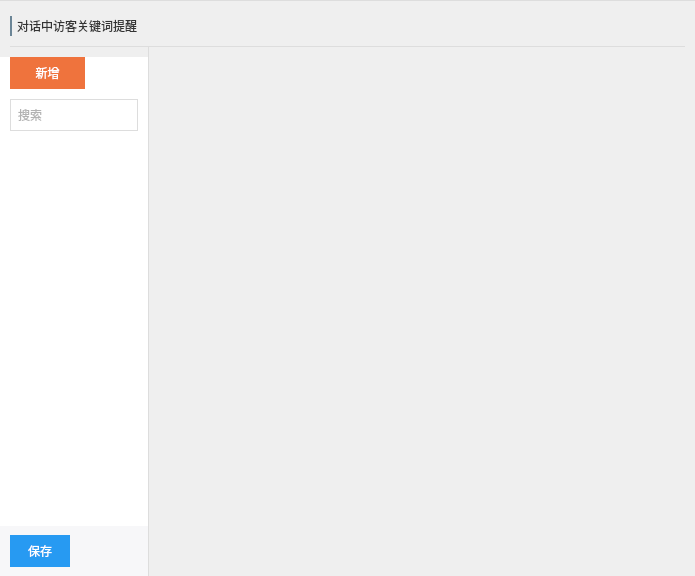
<?xml version="1.0" encoding="UTF-8"?>

<ui version="4.0">
 <class>UIYL_ManRobotSettingWidget_KeyPrompt</class>
 <widget class="QWidget" name="UIYL_ManRobotSettingWidget_KeyPrompt">
  <property name="geometry">
   <rect>
    <x>0</x>
    <y>0</y>
    <width>695</width>
    <height>576</height>
   </rect>
  </property>
  <property name="windowTitle">
   <string>对话中访客关键词提醒</string>
  </property>
  <property name="styleSheet">
   <string notr="true"/>
  </property>
  <layout class="QVBoxLayout" name="verticalLayout_2">
   <property name="spacing">
    <number>0</number>
   </property>
   <property name="margin" stdset="0">
    <number>0</number>
   </property>
   <item>
    <widget class="QWidget" name="widget_bg" native="true">
     <property name="styleSheet">
      <string notr="true"/>
     </property>
     <layout class="QVBoxLayout" name="verticalLayout">
      <property name="spacing">
       <number>0</number>
      </property>
      <property name="margin" stdset="0">
       <number>0</number>
      </property>
      <item>
       <widget class="Line" name="line_1">
        <property name="minimumSize">
         <size>
          <width>0</width>
          <height>1</height>
         </size>
        </property>
        <property name="maximumSize">
         <size>
          <width>16777215</width>
          <height>1</height>
         </size>
        </property>
        <property name="styleSheet">
         <string notr="true">border: 0px;
background-color: #dddddd;</string>
        </property>
        <property name="orientation">
         <enum>Qt::Horizontal</enum>
        </property>
       </widget>
      </item>
      <item>
       <widget class="QWidget" name="widget_0_content" native="true">
        <layout class="QVBoxLayout" name="verticalLayout_3">
         <property name="spacing">
          <number>0</number>
         </property>
         <property name="margin" stdset="0">
          <number>0</number>
         </property>
         <item>
          <widget class="QWidget" name="widget_1_title" native="true">
           <property name="sizePolicy">
            <sizepolicy hsizetype="Preferred" vsizetype="Fixed">
             <horstretch>0</horstretch>
             <verstretch>0</verstretch>
            </sizepolicy>
           </property>
           <property name="minimumSize">
            <size>
             <width>0</width>
             <height>20</height>
            </size>
           </property>
           <layout class="QVBoxLayout" name="verticalLayout_4">
            <property name="spacing">
             <number>10</number>
            </property>
            <property name="leftMargin">
             <number>10</number>
            </property>
            <property name="topMargin">
             <number>15</number>
            </property>
            <property name="rightMargin">
             <number>10</number>
            </property>
            <property name="bottomMargin">
             <number>0</number>
            </property>
            <item>
             <widget class="QWidget" name="widget_1_1_content" native="true">
              <layout class="QHBoxLayout" name="horizontalLayout_3">
               <property name="spacing">
                <number>5</number>
               </property>
               <property name="margin" stdset="0">
                <number>0</number>
               </property>
               <item>
                <widget class="QLabel" name="label_20">
                 <property name="sizePolicy">
                  <sizepolicy hsizetype="Fixed" vsizetype="Preferred">
                   <horstretch>0</horstretch>
                   <verstretch>0</verstretch>
                  </sizepolicy>
                 </property>
                 <property name="minimumSize">
                  <size>
                   <width>2</width>
                   <height>0</height>
                  </size>
                 </property>
                 <property name="maximumSize">
                  <size>
                   <width>2</width>
                   <height>16777215</height>
                  </size>
                 </property>
                 <property name="styleSheet">
                  <string notr="true">QLabel
{
	background-color: #6b8596;
}</string>
                 </property>
                 <property name="text">
                  <string/>
                 </property>
                </widget>
               </item>
               <item>
                <widget class="QLabel" name="label_4">
                 <property name="minimumSize">
                  <size>
                   <width>0</width>
                   <height>20</height>
                  </size>
                 </property>
                 <property name="styleSheet">
                  <string notr="true">QLabel
{
font: 14px &quot;微软雅黑&quot;;
color:#333333;
}</string>
                 </property>
                 <property name="text">
                  <string>对话中访客关键词提醒</string>
                 </property>
                </widget>
               </item>
               <item>
                <spacer name="horizontalSpacer_10">
                 <property name="orientation">
                  <enum>Qt::Horizontal</enum>
                 </property>
                 <property name="sizeHint" stdset="0">
                  <size>
                   <width>590</width>
                   <height>20</height>
                  </size>
                 </property>
                </spacer>
               </item>
              </layout>
             </widget>
            </item>
            <item>
             <widget class="Line" name="line_2">
              <property name="minimumSize">
               <size>
                <width>0</width>
                <height>1</height>
               </size>
              </property>
              <property name="maximumSize">
               <size>
                <width>16777215</width>
                <height>1</height>
               </size>
              </property>
              <property name="styleSheet">
               <string notr="true">border: 0px;
background-color: #dddddd;</string>
              </property>
              <property name="orientation">
               <enum>Qt::Horizontal</enum>
              </property>
             </widget>
            </item>
           </layout>
          </widget>
         </item>
         <item>
          <widget class="QWidget" name="widget_2_rule" native="true">
           <layout class="QHBoxLayout" name="horizontalLayout">
            <property name="spacing">
             <number>0</number>
            </property>
            <property name="margin" stdset="0">
             <number>0</number>
            </property>
            <item>
             <widget class="QWidget" name="widget_2_1_list" native="true">
              <property name="minimumSize">
               <size>
                <width>148</width>
                <height>0</height>
               </size>
              </property>
              <property name="maximumSize">
               <size>
                <width>148</width>
                <height>16777215</height>
               </size>
              </property>
              <layout class="QVBoxLayout" name="verticalLayout_5">
               <property name="spacing">
                <number>0</number>
               </property>
               <property name="leftMargin">
                <number>0</number>
               </property>
               <property name="topMargin">
                <number>10</number>
               </property>
               <property name="rightMargin">
                <number>0</number>
               </property>
               <property name="bottomMargin">
                <number>0</number>
               </property>
               <item>
                <widget class="QWidget" name="widget_up" native="true">
                 <property name="styleSheet">
                  <string notr="true">QWidget#widget_up
{
	background-color: rgb(255, 255, 255);
	image: url(:/YL/Resources/YL/MainTree/icon_searchResultNull.png);
}</string>
                 </property>
                 <layout class="QVBoxLayout" name="verticalLayout_6">
                  <property name="spacing">
                   <number>10</number>
                  </property>
                  <property name="leftMargin">
                   <number>10</number>
                  </property>
                  <property name="topMargin">
                   <number>0</number>
                  </property>
                  <property name="rightMargin">
                   <number>10</number>
                  </property>
                  <property name="bottomMargin">
                   <number>10</number>
                  </property>
                  <item>
                   <layout class="QHBoxLayout" name="horizontalLayout_4">
                    <item>
                     <widget class="QPushButton" name="m_newRuleBtn">
                      <property name="minimumSize">
                       <size>
                        <width>75</width>
                        <height>32</height>
                       </size>
                      </property>
                      <property name="maximumSize">
                       <size>
                        <width>75</width>
                        <height>32</height>
                       </size>
                      </property>
                      <property name="styleSheet">
                       <string notr="true">QPushButton
{
border: 0px;
background-color: #ef733d;
font: 12px &quot;微软雅黑&quot;;
color: #ffffff;
}

QPushButton:hover
{
background-color: #f98553;
}</string>
                      </property>
                      <property name="text">
                       <string>新增</string>
                      </property>
                      <property name="icon">
                       <iconset resource="../../../../../../../client-webcall-main/src/main/client_resouce/easyliaoclient.qrc">
                        <normaloff>:/YL/Resources/YL/Robot/icon_add.png</normaloff>:/YL/Resources/YL/Robot/icon_add.png</iconset>
                      </property>
                      <property name="iconSize">
                       <size>
                        <width>12</width>
                        <height>12</height>
                       </size>
                      </property>
                     </widget>
                    </item>
                    <item>
                     <spacer name="horizontalSpacer_5">
                      <property name="orientation">
                       <enum>Qt::Horizontal</enum>
                      </property>
                      <property name="sizeHint" stdset="0">
                       <size>
                        <width>40</width>
                        <height>20</height>
                       </size>
                      </property>
                     </spacer>
                    </item>
                   </layout>
                  </item>
                  <item>
                   <widget class="QLineEdit" name="m_searchLine">
                    <property name="sizePolicy">
                     <sizepolicy hsizetype="Expanding" vsizetype="Expanding">
                      <horstretch>0</horstretch>
                      <verstretch>0</verstretch>
                     </sizepolicy>
                    </property>
                    <property name="minimumSize">
                     <size>
                      <width>128</width>
                      <height>32</height>
                     </size>
                    </property>
                    <property name="maximumSize">
                     <size>
                      <width>128</width>
                      <height>32</height>
                     </size>
                    </property>
                    <property name="sizeIncrement">
                     <size>
                      <width>0</width>
                      <height>0</height>
                     </size>
                    </property>
                    <property name="styleSheet">
                     <string notr="true">QLineEdit
{
border:1px solid #dddddd;
font: 12px &quot;微软雅黑&quot;;
color:#666666;
padding-left:5px;
padding-right:5px;
}</string>
                    </property>
                    <property name="placeholderText">
                     <string>搜索</string>
                    </property>
                   </widget>
                  </item>
                  <item>
                   <widget class="UIYL_ManRobotRule_KeyWord_ListView" name="m_manRobotRuleListView">
                    <property name="styleSheet">
                     <string notr="true">QListView
{
border: 0px;
background-color: rgba(255, 255, 255, 0);
}</string>
                    </property>
                   </widget>
                  </item>
                 </layout>
                </widget>
               </item>
               <item>
                <widget class="QWidget" name="widget_save" native="true">
                 <property name="minimumSize">
                  <size>
                   <width>0</width>
                   <height>50</height>
                  </size>
                 </property>
                 <property name="maximumSize">
                  <size>
                   <width>16777215</width>
                   <height>50</height>
                  </size>
                 </property>
                 <property name="styleSheet">
                  <string notr="true">QWidget#widget_save
{
background-color: #F7F7F9;
}</string>
                 </property>
                 <layout class="QHBoxLayout" name="horizontalLayout_2">
                  <property name="spacing">
                   <number>0</number>
                  </property>
                  <property name="leftMargin">
                   <number>10</number>
                  </property>
                  <property name="topMargin">
                   <number>0</number>
                  </property>
                  <property name="rightMargin">
                   <number>0</number>
                  </property>
                  <property name="bottomMargin">
                   <number>0</number>
                  </property>
                  <item>
                   <widget class="QPushButton" name="m_saveRuleListBtn">
                    <property name="minimumSize">
                     <size>
                      <width>60</width>
                      <height>32</height>
                     </size>
                    </property>
                    <property name="maximumSize">
                     <size>
                      <width>60</width>
                      <height>32</height>
                     </size>
                    </property>
                    <property name="styleSheet">
                     <string notr="true">QPushButton
{
border: 0px;
background-color: #279af2;
font: 12px &quot;微软雅黑&quot;;
color: #ffffff;
}

QPushButton:hover
{
background-color: #4bb0fe;
}

QPushButton:disabled
{
background-color: #a9d6f9;
}</string>
                    </property>
                    <property name="text">
                     <string>保存</string>
                    </property>
                   </widget>
                  </item>
                  <item>
                   <spacer name="horizontalSpacer_2">
                    <property name="orientation">
                     <enum>Qt::Horizontal</enum>
                    </property>
                    <property name="sizeHint" stdset="0">
                     <size>
                      <width>40</width>
                      <height>20</height>
                     </size>
                    </property>
                   </spacer>
                  </item>
                 </layout>
                </widget>
               </item>
              </layout>
             </widget>
            </item>
            <item>
             <widget class="Line" name="line_3">
              <property name="minimumSize">
               <size>
                <width>1</width>
                <height>0</height>
               </size>
              </property>
              <property name="maximumSize">
               <size>
                <width>1</width>
                <height>16777215</height>
               </size>
              </property>
              <property name="styleSheet">
               <string notr="true">border: 0px;
background-color: #dddddd;</string>
              </property>
              <property name="orientation">
               <enum>Qt::Vertical</enum>
              </property>
             </widget>
            </item>
            <item>
             <widget class="QWidget" name="widget_2_2_rule" native="true">
              <property name="sizePolicy">
               <sizepolicy hsizetype="Expanding" vsizetype="Preferred">
                <horstretch>0</horstretch>
                <verstretch>0</verstretch>
               </sizepolicy>
              </property>
              <property name="styleSheet">
               <string notr="true">QWidget#widget_2_2_rule
{
	image: url(:/YL/Resources/YL/Robot/icon_noContent.png);
}</string>
              </property>
              <layout class="QHBoxLayout" name="horizontalLayout_7">
               <property name="spacing">
                <number>0</number>
               </property>
               <property name="margin" stdset="0">
                <number>0</number>
               </property>
               <item>
                <widget class="UIYL_ManRobotRuleSettingWidget_KeyPrompt" name="m_ruleWidget" native="true"/>
               </item>
              </layout>
             </widget>
            </item>
           </layout>
          </widget>
         </item>
        </layout>
       </widget>
      </item>
     </layout>
    </widget>
   </item>
  </layout>
 </widget>
 <layoutdefault spacing="6" margin="11"/>
 <customwidgets>
  <customwidget>
   <class>UIYL_ManRobotRuleSettingWidget_KeyPrompt</class>
   <extends>QWidget</extends>
   <header location="global">uiyl_manrobotrulesettingwidget_keyprompt.h</header>
   <container>1</container>
  </customwidget>
  <customwidget>
   <class>UIYL_ManRobotRule_KeyWord_ListView</class>
   <extends>QListView</extends>
   <header location="global">uiyl_manrobotrule_keyword_listview.h</header>
  </customwidget>
 </customwidgets>
 <resources>
  <include location="../../../../../../../client-webcall-main/src/main/client_resouce/easyliaoclient.qrc"/>
 </resources>
 <connections/>
</ui>
